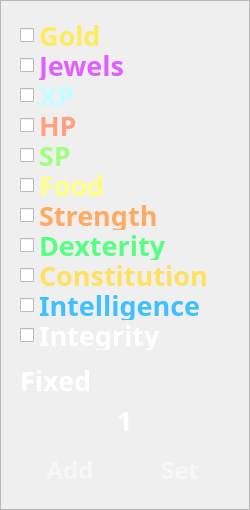
       <widget class="QFrame" name="entity_change_frame">
        <property name="geometry">
         <rect>
          <x>780</x>
          <y>40</y>
          <width>250</width>
          <height>510</height>
         </rect>
        </property>
        <property name="styleSheet">
         <string notr="true">#entity_change_frame {
border: 5px;
	border-image: url(:/bg/pane_thin_yellow.png);
}</string>
        </property>
        <property name="frameShape">
         <enum>QFrame::StyledPanel</enum>
        </property>
        <property name="frameShadow">
         <enum>QFrame::Raised</enum>
        </property>
        <widget class="QSpinBox" name="entity_stats_change_box">
         <property name="geometry">
          <rect>
           <x>20</x>
           <y>400</y>
           <width>210</width>
           <height>40</height>
          </rect>
         </property>
         <property name="font">
          <font>
           <family>Maiandra GD</family>
           <pointsize>20</pointsize>
           <weight>75</weight>
           <italic>false</italic>
           <bold>true</bold>
          </font>
         </property>
         <property name="focusPolicy">
          <enum>Qt::WheelFocus</enum>
         </property>
         <property name="contextMenuPolicy">
          <enum>Qt::NoContextMenu</enum>
         </property>
         <property name="styleSheet">
          <string notr="true">QSpinBox {
border: 5px;
background-color: rgba(255,255,255,0);
	border-image: url(:/bg/pane_thin_yellow.png);
color: white;
}</string>
         </property>
         <property name="wrapping">
          <bool>false</bool>
         </property>
         <property name="frame">
          <bool>false</bool>
         </property>
         <property name="alignment">
          <set>Qt::AlignCenter</set>
         </property>
         <property name="buttonSymbols">
          <enum>QAbstractSpinBox::NoButtons</enum>
         </property>
         <property name="suffix">
          <string/>
         </property>
         <property name="prefix">
          <string/>
         </property>
         <property name="minimum">
          <number>-99999999</number>
         </property>
         <property name="maximum">
          <number>99999999</number>
         </property>
         <property name="value">
          <number>1</number>
         </property>
        </widget>
        <widget class="QCheckBox" name="entity_change_status_gold">
         <property name="geometry">
          <rect>
           <x>20</x>
           <y>20</y>
           <width>220</width>
           <height>30</height>
          </rect>
         </property>
         <property name="font">
          <font>
           <family>Maiandra GD</family>
           <pointsize>20</pointsize>
           <weight>75</weight>
           <italic>false</italic>
           <bold>true</bold>
          </font>
         </property>
         <property name="contextMenuPolicy">
          <enum>Qt::NoContextMenu</enum>
         </property>
         <property name="styleSheet">
          <string notr="true">QCheckBox {
	color: rgb(255,236,90);
}
QCheckBox::indicator {
	background: rgba(0,0,0,0);
	border: 5px;
	
	border-image: url(:/bg/pane_thin_yellow.png);
	min-width: 25px;
	min-height: 25px;
}

QCheckBox::indicator:checked {
	image: url(:/bg/checkmark.png);
}
</string>
         </property>
         <property name="text">
          <string>Gold</string>
         </property>
        </widget>
        <widget class="QCheckBox" name="entity_change_status_jewels">
         <property name="geometry">
          <rect>
           <x>20</x>
           <y>50</y>
           <width>220</width>
           <height>30</height>
          </rect>
         </property>
         <property name="font">
          <font>
           <family>Maiandra GD</family>
           <pointsize>20</pointsize>
           <weight>75</weight>
           <italic>false</italic>
           <bold>true</bold>
          </font>
         </property>
         <property name="contextMenuPolicy">
          <enum>Qt::NoContextMenu</enum>
         </property>
         <property name="styleSheet">
          <string notr="true">QCheckBox {
	color: rgb(224,96,255);
}
QCheckBox::indicator {
	background: rgba(0,0,0,0);
	border: 5px;
	border-image: url(:/bg/pane_thin_yellow.png);
	min-width: 25px;
	min-height: 25px;
}

QCheckBox::indicator:checked {
	image: url(:/bg/checkmark.png);
}</string>
         </property>
         <property name="text">
          <string>Jewels</string>
         </property>
        </widget>
        <widget class="QCheckBox" name="entity_change_status_exp">
         <property name="geometry">
          <rect>
           <x>20</x>
           <y>80</y>
           <width>220</width>
           <height>30</height>
          </rect>
         </property>
         <property name="font">
          <font>
           <family>Maiandra GD</family>
           <pointsize>20</pointsize>
           <weight>75</weight>
           <italic>false</italic>
           <bold>true</bold>
          </font>
         </property>
         <property name="contextMenuPolicy">
          <enum>Qt::NoContextMenu</enum>
         </property>
         <property name="styleSheet">
          <string notr="true">QCheckBox {
	color: rgb(192,255,255);
}
QCheckBox::indicator {
	background: rgba(0,0,0,0);
	border: 5px;
	
	border-image: url(:/bg/pane_thin_yellow.png);
	min-width: 25px;
	min-height: 25px;
}

QCheckBox::indicator:checked {
	image: url(:/bg/checkmark.png);
}</string>
         </property>
         <property name="text">
          <string>XP</string>
         </property>
        </widget>
        <widget class="QCheckBox" name="entity_change_status_hp">
         <property name="geometry">
          <rect>
           <x>20</x>
           <y>110</y>
           <width>220</width>
           <height>30</height>
          </rect>
         </property>
         <property name="font">
          <font>
           <family>Maiandra GD</family>
           <pointsize>20</pointsize>
           <weight>75</weight>
           <italic>false</italic>
           <bold>true</bold>
          </font>
         </property>
         <property name="contextMenuPolicy">
          <enum>Qt::NoContextMenu</enum>
         </property>
         <property name="styleSheet">
          <string notr="true">QCheckBox {
	color: rgb(255,160,128);
}
QCheckBox::indicator {
	background: rgba(0,0,0,0);
	border: 5px;
	border-image: url(:/bg/pane_thin_yellow.png);
	min-width: 25px;
	min-height: 25px;
}

QCheckBox::indicator:checked {
	image: url(:/bg/checkmark.png);
}</string>
         </property>
         <property name="text">
          <string>HP</string>
         </property>
        </widget>
        <widget class="QCheckBox" name="entity_change_status_sp">
         <property name="geometry">
          <rect>
           <x>20</x>
           <y>140</y>
           <width>220</width>
           <height>30</height>
          </rect>
         </property>
         <property name="font">
          <font>
           <family>Maiandra GD</family>
           <pointsize>20</pointsize>
           <weight>75</weight>
           <italic>false</italic>
           <bold>true</bold>
          </font>
         </property>
         <property name="contextMenuPolicy">
          <enum>Qt::NoContextMenu</enum>
         </property>
         <property name="styleSheet">
          <string notr="true">QCheckBox {
	color: rgb(160,255,128);
}
QCheckBox::indicator {
	background: rgba(0,0,0,0);
	border: 5px;
	border-image: url(:/bg/pane_thin_yellow.png);
	min-width: 25px;
	min-height: 25px;
}

QCheckBox::indicator:checked {
	image: url(:/bg/checkmark.png);
}</string>
         </property>
         <property name="text">
          <string>SP</string>
         </property>
        </widget>
        <widget class="QCheckBox" name="entity_change_status_food">
         <property name="geometry">
          <rect>
           <x>20</x>
           <y>170</y>
           <width>220</width>
           <height>30</height>
          </rect>
         </property>
         <property name="font">
          <font>
           <family>Maiandra GD</family>
           <pointsize>20</pointsize>
           <weight>75</weight>
           <italic>false</italic>
           <bold>true</bold>
          </font>
         </property>
         <property name="contextMenuPolicy">
          <enum>Qt::NoContextMenu</enum>
         </property>
         <property name="styleSheet">
          <string notr="true">QCheckBox {
	color: rgb(255,255,128);
}
QCheckBox::indicator {
	background: rgba(0,0,0,0);
	border: 5px;
	border-image: url(:/bg/pane_thin_yellow.png);
	min-width: 25px;
	min-height: 25px;
}

QCheckBox::indicator:checked {
	image: url(:/bg/checkmark.png);
}</string>
         </property>
         <property name="text">
          <string>Food</string>
         </property>
        </widget>
        <widget class="QPushButton" name="entity_stats_change_add_button">
         <property name="geometry">
          <rect>
           <x>20</x>
           <y>450</y>
           <width>100</width>
           <height>40</height>
          </rect>
         </property>
         <property name="font">
          <font>
           <family>Maiandra GD</family>
           <pointsize>18</pointsize>
           <weight>75</weight>
           <italic>false</italic>
           <bold>true</bold>
          </font>
         </property>
         <property name="contextMenuPolicy">
          <enum>Qt::NoContextMenu</enum>
         </property>
         <property name="toolTip">
          <string>Add a player</string>
         </property>
         <property name="toolTipDuration">
          <number>1</number>
         </property>
         <property name="styleSheet">
          <string notr="true">QPushButton {
border: 5px;
border-image: url(:/bg/pane_thin_yellow.png);
color: rgba(255,255,255,128);
}
QPushButton::hover {
color: white;
}
QPushButton::pressed {
color: rgb(224,224,224);
	border-image: url(:/bg/pane_thin_dark_yellow.png);
}</string>
         </property>
         <property name="text">
          <string>Add</string>
         </property>
         <property name="checkable">
          <bool>false</bool>
         </property>
         <property name="flat">
          <bool>true</bool>
         </property>
        </widget>
        <widget class="QPushButton" name="entity_stats_change_set_button">
         <property name="geometry">
          <rect>
           <x>130</x>
           <y>450</y>
           <width>100</width>
           <height>40</height>
          </rect>
         </property>
         <property name="font">
          <font>
           <family>Maiandra GD</family>
           <pointsize>18</pointsize>
           <weight>75</weight>
           <italic>false</italic>
           <bold>true</bold>
          </font>
         </property>
         <property name="contextMenuPolicy">
          <enum>Qt::NoContextMenu</enum>
         </property>
         <property name="toolTip">
          <string>Add a player</string>
         </property>
         <property name="toolTipDuration">
          <number>1</number>
         </property>
         <property name="styleSheet">
          <string notr="true">QPushButton {
border: 5px;
border-image: url(:/bg/pane_thin_yellow.png);
color: rgba(255,255,255,128);
}
QPushButton::hover {
color: white;
}
QPushButton::pressed {
color: rgb(224,224,224);
	border-image: url(:/bg/pane_thin_dark_yellow.png);
}</string>
         </property>
         <property name="text">
          <string>Set</string>
         </property>
         <property name="checkable">
          <bool>false</bool>
         </property>
         <property name="flat">
          <bool>true</bool>
         </property>
        </widget>
        <widget class="QCheckBox" name="entity_change_status_strength">
         <property name="geometry">
          <rect>
           <x>20</x>
           <y>200</y>
           <width>220</width>
           <height>30</height>
          </rect>
         </property>
         <property name="font">
          <font>
           <family>Maiandra GD</family>
           <pointsize>20</pointsize>
           <weight>75</weight>
           <italic>false</italic>
           <bold>true</bold>
          </font>
         </property>
         <property name="contextMenuPolicy">
          <enum>Qt::NoContextMenu</enum>
         </property>
         <property name="styleSheet">
          <string notr="true">QCheckBox {
	color: rgb(255, 170, 96);
}
QCheckBox::indicator {
	background: rgba(0,0,0,0);
	border: 5px;
	border-image: url(:/bg/pane_thin_yellow.png);
	min-width: 25px;
	min-height: 25px;
}

QCheckBox::indicator:checked {
	image: url(:/bg/checkmark.png);
}
</string>
         </property>
         <property name="text">
          <string>Strength</string>
         </property>
        </widget>
        <widget class="QCheckBox" name="entity_change_status_dexterity">
         <property name="geometry">
          <rect>
           <x>20</x>
           <y>230</y>
           <width>220</width>
           <height>30</height>
          </rect>
         </property>
         <property name="font">
          <font>
           <family>Maiandra GD</family>
           <pointsize>20</pointsize>
           <weight>75</weight>
           <italic>false</italic>
           <bold>true</bold>
          </font>
         </property>
         <property name="contextMenuPolicy">
          <enum>Qt::NoContextMenu</enum>
         </property>
         <property name="styleSheet">
          <string notr="true">QCheckBox {
	color: rgb(85, 255, 127);
}
QCheckBox::indicator {
	background: rgba(0,0,0,0);
	border: 5px;
	border-image: url(:/bg/pane_thin_yellow.png);
	min-width: 25px;
	min-height: 25px;
}

QCheckBox::indicator:checked {
	image: url(:/bg/checkmark.png);
}
</string>
         </property>
         <property name="text">
          <string>Dexterity</string>
         </property>
        </widget>
        <widget class="QCheckBox" name="entity_change_status_constitution">
         <property name="geometry">
          <rect>
           <x>20</x>
           <y>260</y>
           <width>220</width>
           <height>30</height>
          </rect>
         </property>
         <property name="font">
          <font>
           <family>Maiandra GD</family>
           <pointsize>20</pointsize>
           <weight>75</weight>
           <italic>false</italic>
           <bold>true</bold>
          </font>
         </property>
         <property name="contextMenuPolicy">
          <enum>Qt::NoContextMenu</enum>
         </property>
         <property name="styleSheet">
          <string notr="true">QCheckBox {	
	color: rgb(255, 224, 96);
}
QCheckBox::indicator {
	background: rgba(0,0,0,0);
	border: 5px;
	border-image: url(:/bg/pane_thin_yellow.png);
	min-width: 25px;
	min-height: 25px;
}

QCheckBox::indicator:checked {
	image: url(:/bg/checkmark.png);
}
</string>
         </property>
         <property name="text">
          <string>Constitution</string>
         </property>
        </widget>
        <widget class="QCheckBox" name="entity_change_status_intelligence">
         <property name="geometry">
          <rect>
           <x>20</x>
           <y>290</y>
           <width>220</width>
           <height>30</height>
          </rect>
         </property>
         <property name="font">
          <font>
           <family>Maiandra GD</family>
           <pointsize>20</pointsize>
           <weight>75</weight>
           <italic>false</italic>
           <bold>true</bold>
          </font>
         </property>
         <property name="contextMenuPolicy">
          <enum>Qt::NoContextMenu</enum>
         </property>
         <property name="styleSheet">
          <string notr="true">QCheckBox {
	color: rgb(64, 192, 255);
}
QCheckBox::indicator {
	background: rgba(0,0,0,0);
	border: 5px;
	border-image: url(:/bg/pane_thin_yellow.png);
	min-width: 25px;
	min-height: 25px;
}

QCheckBox::indicator:checked {
	image: url(:/bg/checkmark.png);
}
</string>
         </property>
         <property name="text">
          <string>Intelligence</string>
         </property>
         <property name="checkable">
          <bool>true</bool>
         </property>
        </widget>
        <widget class="QCheckBox" name="entity_change_status_integrity">
         <property name="geometry">
          <rect>
           <x>20</x>
           <y>320</y>
           <width>220</width>
           <height>30</height>
          </rect>
         </property>
         <property name="font">
          <font>
           <family>Maiandra GD</family>
           <pointsize>20</pointsize>
           <weight>75</weight>
           <italic>false</italic>
           <bold>true</bold>
          </font>
         </property>
         <property name="contextMenuPolicy">
          <enum>Qt::NoContextMenu</enum>
         </property>
         <property name="styleSheet">
          <string notr="true">QCheckBox {
	color: white;
}
QCheckBox::indicator {
	background: rgba(0,0,0,0);
	border: 5px;
	border-image: url(:/bg/pane_thin_yellow.png);
	min-width: 25px;
	min-height: 25px;
}

QCheckBox::indicator:checked {
	image: url(:/bg/checkmark.png);
}
</string>
         </property>
         <property name="text">
          <string>Integrity</string>
         </property>
        </widget>
        <widget class="QComboBox" name="entity_stats_change_type_box">
         <property name="geometry">
          <rect>
           <x>20</x>
           <y>360</y>
           <width>210</width>
           <height>40</height>
          </rect>
         </property>
         <property name="sizePolicy">
          <sizepolicy hsizetype="Fixed" vsizetype="Fixed">
           <horstretch>0</horstretch>
           <verstretch>0</verstretch>
          </sizepolicy>
         </property>
         <property name="minimumSize">
          <size>
           <width>210</width>
           <height>40</height>
          </size>
         </property>
         <property name="maximumSize">
          <size>
           <width>210</width>
           <height>40</height>
          </size>
         </property>
         <property name="font">
          <font>
           <family>Maiandra GD</family>
           <pointsize>20</pointsize>
           <weight>75</weight>
           <bold>true</bold>
          </font>
         </property>
         <property name="contextMenuPolicy">
          <enum>Qt::NoContextMenu</enum>
         </property>
         <property name="styleSheet">
          <string notr="true">QComboBox {
	color: white;
	border: 0px;
	background: rgba(255,255,255,128);
}
QComboBox::down-arrow {
	background: rgba(0,0,0,0);
	size: 0;
}
QComboBox::drop-down {
	background: rgba(255,255,255,0);
	border: 0px;
	size: 0;
	color: white;
}
QComboBox::editable {
	background: rgba(255,255,255,128);
	border: 0px;
	color: white;
}
QComboBox:!editable:on, QComboBox::drop-down:editable:on {
	background: rgba(255,255,255,64);
}
QComboBox::editable:indicator {
	background: rgba(255,255,255,0);
	border: 0px;
	margin: 0px;
}

QComboBox QAbstractItemView {
	color: white;
	background: rgba(255,255,255,64);
	selection-background-color: rgba(255,255,255,128);
	border: 0px;
	outline: 0px;
}</string>
         </property>
         <property name="editable">
          <bool>false</bool>
         </property>
         <property name="maxCount">
          <number>10</number>
         </property>
         <property name="sizeAdjustPolicy">
          <enum>QComboBox::AdjustToMinimumContentsLength</enum>
         </property>
         <property name="frame">
          <bool>false</bool>
         </property>
         <item>
          <property name="text">
           <string>Fixed</string>
          </property>
         </item>
         <item>
          <property name="text">
           <string>Percent</string>
          </property>
         </item>
         <item>
          <property name="text">
           <string>Lost</string>
          </property>
         </item>
         <item>
          <property name="text">
           <string>Max</string>
          </property>
         </item>
        </widget>
       </widget>
